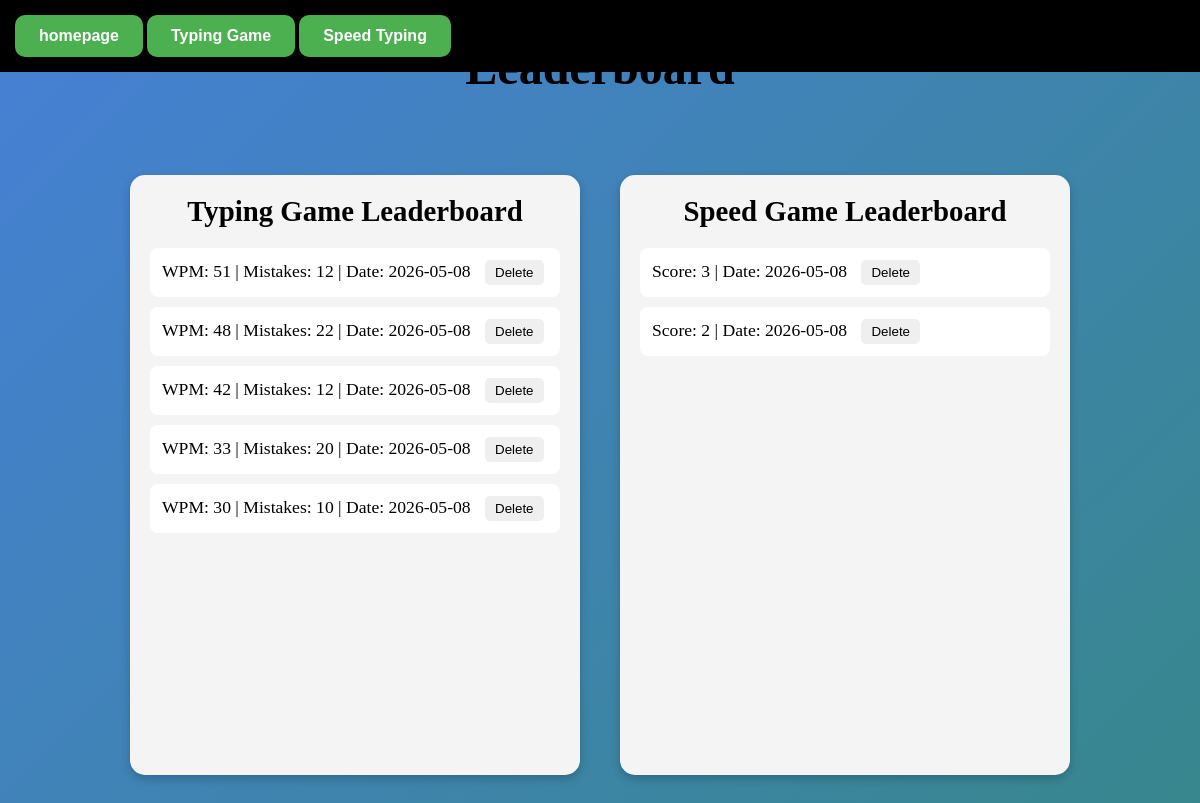
The page /leaderboard on the database as committed earlier.
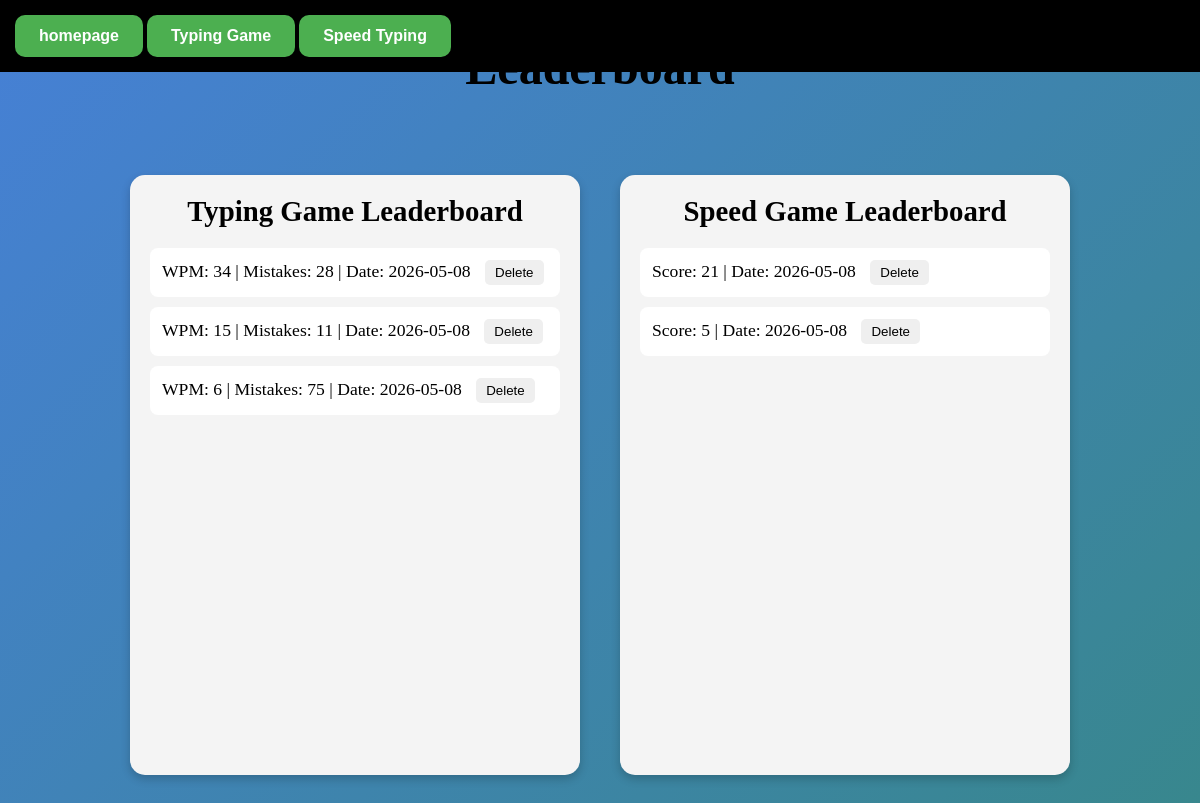
The same page on the database as committed later.
### app.py (models this page shows)
class TypingGameScore(db.Model):
    id = db.Column(db.Integer, primary_key=True)
    wpm = db.Column(db.Integer, nullable=False)
    mistakes = db.Column(db.Integer, nullable=False)
    created_at = db.Column(db.DateTime, default=lambda: datetime.now(timezone.utc))

class Score(db.Model):
    id = db.Column(db.Integer, primary_key=True)
    game_name = db.Column(db.String(50), nullable=False)
    score = db.Column(db.Integer, nullable=False)
    created_at = db.Column(db.DateTime, default=lambda: datetime.now(timezone.utc))

### app.py (the view)
@app.route("/leaderboard")
def leaderboard():
    scores = Score.query.order_by(Score.score.desc()).all()
    typing_scores = TypingGameScore.query.order_by(
        TypingGameScore.wpm.desc()
    ).all()
    return render_template(
        "leaderboard.html",
        scores=scores,
        typing_scores=typing_scores
    )

### templates/leaderboard.html (shortened to what this page needs)
<!DOCTYPE html>
<html lang="en">
<head>
    <link rel="stylesheet" href="/static/styles.css">
</head>
<body>
    <div class="page">
        <div class="home">
            <a href="/homepage"><button class="playbutton">homepage</button></a>
            <a href="/typinggame"><button class="playbutton">Typing Game</button></a>
            <a href="/singleword"><button class="playbutton">Speed Typing</button></a>
        </div>
    </div>
    <div class="beaderboardsContianer">
        <h1>Leaderboard</h1>
        <div class="typingGame">
            <h1>Typing Game Leaderboard</h1>
            {% if typing_scores %}
            <ul>
                {% for t in typing_scores %}
                <li>
                    WPM: {{ t.wpm }} |
                    Mistakes: {{ t.mistakes }} |
                     Date: {{ t.created_at.strftime('%Y-%m-%d') }}
                    <form action="/delete-typing-score/{{ t.id }}" method="POST" style="display:inline;">
                        <button class="leaderboardDelete" type="submit">
                            Delete
                        </button>
                    </form>
                </li>
                {% endfor %}
            </ul>
            {% else %}
            <p>No typing scores yet</p>
            {% endif %}
        </div>
        <div class="speedGame">
            <h1>Speed Game Leaderboard</h1>
            <ul>
                {% for s in scores %}
                <li>
                    Score: {{ s.score }} | Date: {{ s.created_at.strftime('%Y-%m-%d') }}
                    <form action="/delete-score/{{ s.id }}" method="POST" style="display:inline;">
                        <button class="leaderboardDelete" type="submit">Delete</button>
                    </form>
                </li>
                {% endfor %}
            </ul>
        </div>
    </div>
</body>
</html>

### templates/static/styles.css (style rules this page uses)
* { margin: 0; padding: 0; box-sizing: border-box; }
body { display: flex; padding: 0 15px; align-items: center; justify-content: center; min-height: 100vh; background: linear-gradient(135deg, #4680d6, #38878d); }
.playbutton, .leaderboardbutton { padding: 12px 24px; font-size: 16px; border: none; border-radius: 10px; cursor: pointer; transition: all 0.3s ease; font-weight: 600; }
.playbutton { background-color: #4CAF50; color: white; }
.page { display: flex; flex-direction: column; align-items: center; }
.home { position: fixed; top: 0; left: 0; width: 100%; padding: 15px; background: black; z-index: 1000; }
.beaderboardsContianer { width: 90%; margin: 40px auto; }
.beaderboardsContianer>h1 { text-align: center; font-size: 3rem; margin-bottom: 40px; }
.beaderboardsContianer { display: flex; flex-wrap: wrap; justify-content: center; gap: 40px; }
.beaderboardsContianer>h1 { width: 100%; }
.typingGame, .speedGame { background-color: #f4f4f4; width: 450px; min-height: 600px; padding: 20px; border-radius: 15px; box-shadow: 0px 4px 10px rgba(0, 0, 0, 0.2); }
.typingGame h1, .speedGame h1 { text-align: center; margin-bottom: 20px; font-size: 1.8rem; }
.speedGame ul, .typingGame ul { list-style: none; padding: 0; }
.speedGame li, .typingGame li { background: white; margin-bottom: 10px; padding: 12px; border-radius: 8px; font-size: 1.1rem; }
.leaderboardDelete { padding: 5px 10px; margin-left: 10px; border: none; border-radius: 5px; cursor: pointer; }

Rows that differ between the two databases and show on the page:
removed TypingGameScore: wpm "51", mistakes "12", created_at "2026-05-08"
removed TypingGameScore: wpm "48", mistakes "22", created_at "2026-05-08"
removed TypingGameScore: wpm "42", mistakes "12", created_at "2026-05-08"
removed TypingGameScore: wpm "33", mistakes "20", created_at "2026-05-08"
removed TypingGameScore: wpm "30", mistakes "10", created_at "2026-05-08"
removed Score: score "3", created_at "2026-05-08"
added TypingGameScore: wpm "34", mistakes "28", created_at "2026-05-08"
added TypingGameScore: wpm "15", mistakes "11", created_at "2026-05-08"
added TypingGameScore: wpm "6", mistakes "75", created_at "2026-05-08"
changed Score (number 1 of 2 on the later page): score "2" → "21"
added Score: score "5", created_at "2026-05-08"
